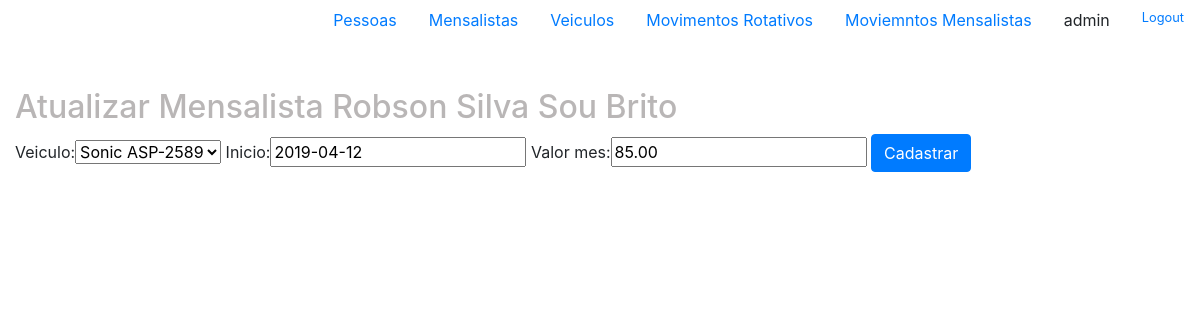
/sistema/mensalista-update/3 (signed in), run on the app's committed database.
### core/models.py (models this page shows, shortened)
class Mensalista(models.Model):
    veiculo = models.ForeignKey(Veiculo, on_delete=models.CASCADE)
    inicio = models.DateField()
    valor_mes = models.DecimalField(max_digits=6, decimal_places=2)

class Veiculo(models.Model):
    proprietario = models.ForeignKey(Pessoa, on_delete=models.CASCADE)
    marca = models.ForeignKey(Marca, on_delete=models.CASCADE)
    modelo = models.CharField(max_length=60)
    placa = models.CharField(max_length=8)
    cor = models.CharField(max_length=20)
    observacoes = models.TextField('Observações', null=True, blank=True)
    def __str__(self):
        return self.modelo + ' '+ self.placa

class Pessoa(models.Model):
    nome = models.CharField(max_length=60)
    telefone = models.CharField(max_length=20)
    endereco = models.CharField(max_length=200)

### core/views.py (the view)
# urls.py: path('mensalista-update/<int:pk>', views.mensalista_update, name='mensalista_update'),
@login_required
def mensalista_update(request, pk):
    mensalista = models.Mensalista.objects.get(pk=pk)
    form = forms.MensalistaForm(request.POST or None, instance=mensalista)
    data = {'form':form, 'mensalista':mensalista}
    if request.method == 'POST':
        if form.is_valid():
            form.save()
            return redirect('core:lista_mensalistas')
    return render(request, 'core/mensalista_update.html',data)

### core/forms.py
class MensalistaForm(forms.ModelForm):
    class Meta:
        fields = ('__all__')
        model = models.Mensalista

### core/templates/core/mensalista_update.html (shortened to what this page needs)
{% extends 'base.html' %}
{% load bootstrap %}
{% block main %}
<div class="row">
    <div class="col-md-12">
        <h2>Atualizar Mensalista {{ mensalista.veiculo.proprietario.nome }}</h2>
    </div>
</div>
<div class="row">
    <div class="col-md-12">
        <form action="{% url 'core:mensalista_update' mensalista.id %}" method="post">
            {{form | bootstrap }}
            <input type="submit" class="btn btn-primary" value="Cadastrar">
        </form>
    </div>
</div>
{% endblock main %}

### templates/base.html (shortened to what this page needs)
{% load static %}
<!DOCTYPE html>
<html lang="pt-br">
<head>
    <link rel="stylesheet" href="{% static 'bootstrap/css/bootstrap.min.css' %}">
    <link rel="stylesheet" href="{% static 'css/style.css' %}">
</head>
<body>
    {% if user.is_authenticated %}
        <nav class="nav justify-content-end">
            <li class="nav-item active">
                <a class="nav-link" href="{% url 'core:lista_pessoas' %}">Pessoas</a>
            </li>
            <li class="nav-item">
                    <a class="nav-link active" href="{% url 'core:lista_mensalistas' %}">Mensalistas</a>
            </li>
            <li class="nav-item">
                <a class="nav-link" href="{% url 'core:lista_veiculos' %}">Veiculos</a>
            </li>
            <li class="nav-item">
                <a class="nav-link" href="{% url 'core:lista_movrotativos' %}">Movimentos Rotativos</a>
            </li>
            <li class="nav-item">
                <a class="nav-link" href="{% url 'core:lista_movmensalistas' %}">Moviemntos Mensalistas</a>
            </li>
            {% if user.is_authenticated %}
            <a class="nav-link">{{user}}</a>
            <small><a class="nav-link" href="{% url 'logout' %}">Logout</a></small>
            {% else %}
            <a class="nav-link" href="/admin/login/?next=/sistema/pessoas/">Login</a>
            {% endif %}
        </nav>
        <br><br>
    {% endif %}
    <div class="container-fluid">
        {% block main %}
        {% endblock %}
    </div>
</body>
</html>

### static/css/style.css (style rules this page uses)
h2 { color:rgb(185, 182, 182) }

### data on the page
Mensalista: veiculo.proprietario.nome "Robson Silva Sou Brito", veiculo "Sonic ASP-2589", inicio "2019-04-12", valor_mes "85.00"

### other printed values
{{ user }} "admin"
